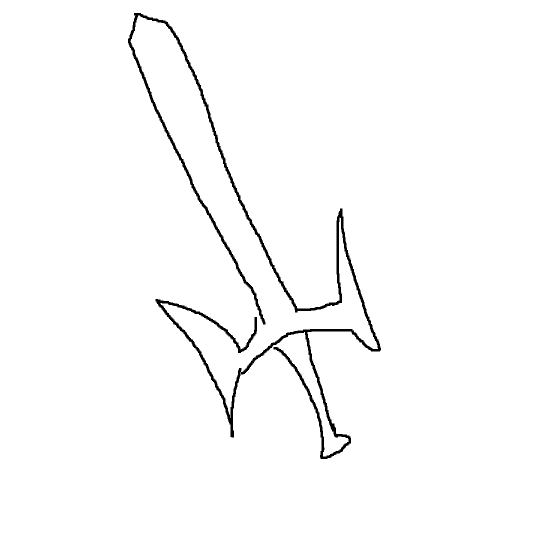
#> input picture datasets/data/few_shot_test/query/sword1.png, 1111 x 1111 px (shown at 1/2 size)
$ python utils.py --image_path data/few_shot_test/query/sword1.png
#> lines starting #> are read from the running program, lines starting #| are printed output that depends on the picture; after the words box and inside, x2 and y2 are one past the last pixel; in counts of white or black regions, pixels touching at a corner belong together

import argparse
import os

import numpy as np
import cv2


def convert_line_to_dotted_line(img, scale=5):
    scale = 5
    noise = np.random.randint(0, 256, (img.shape[0] // scale, img.shape[1] // scale), dtype=np.uint8)
    noise = cv2.resize(noise, dsize=(img.shape[1], img.shape[0]), interpolation=cv2.INTER_NEAREST)
    noise = np.repeat(noise.reshape(noise.shape + (1,)), repeats=3, axis=-1)
    noise = (noise > 128)

    img[noise] = 255

    return img


if __name__ == "__main__":
    parser = argparse.ArgumentParser()
    parser.add_argument("--image_path", type=str)
    parser.add_argument("--output_path", type=str,default="")

    args = parser.parse_args()

    if not os.path.isdir(args.image_path):
        output_path = args.output_path
        if not output_path:
            n, e = os.path.splitext(args.image_path)
            output_path = n + "_out" + e

        print(f"Image path is {args.image_path}, Output path is {output_path}")

        img = cv2.imread(args.image_path)
#> img is the input picture: shape (1111, 1111, 3); 98.4% white; 1 black region, box (x1, y1, x2, y2) and area: (256, 26, 762, 918) 19648
        img = convert_line_to_dotted_line(img)
#> in convert_line_to_dotted_line, `img[noise] = 255`:
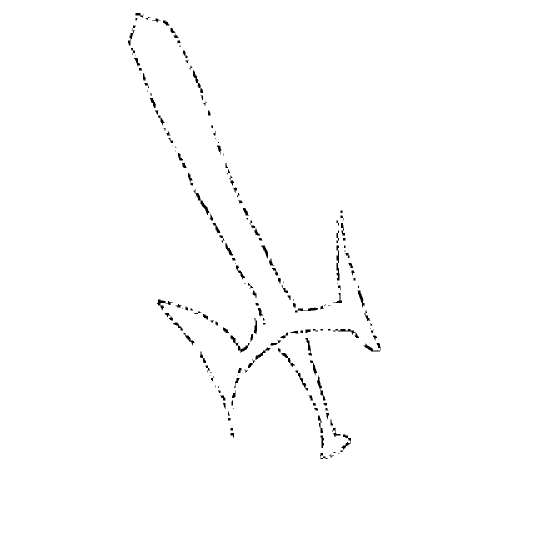
#> img: shape (1111, 1111, 3) (shown at 1/2 size); 99.2% white; 183 black regions (51 under 20 px), largest, box (x1, y1, x2, y2) and area: (387, 378, 419, 430) 265, (461, 671, 499, 706) 265, (673, 491, 679, 561) 252
        cv2.imwrite(output_path, img)
    else:

        for (root, _, files) in os.walk(args.image_path):
            if len(files) > 0:
                print(f"In [{root}] ==========")
                for file in files:
                    if file.endswith(".png"):
                        n, e = os.path.splitext(file)
                        output_path = n + "_out" + e
                        if not n.endswith("_out"):
                            print(f"[{file}] => [{output_path}]")

                            img = cv2.imread(os.path.join(root, file))
                            img = convert_line_to_dotted_line(img)
                            cv2.imwrite(os.path.join(root, output_path), img)
